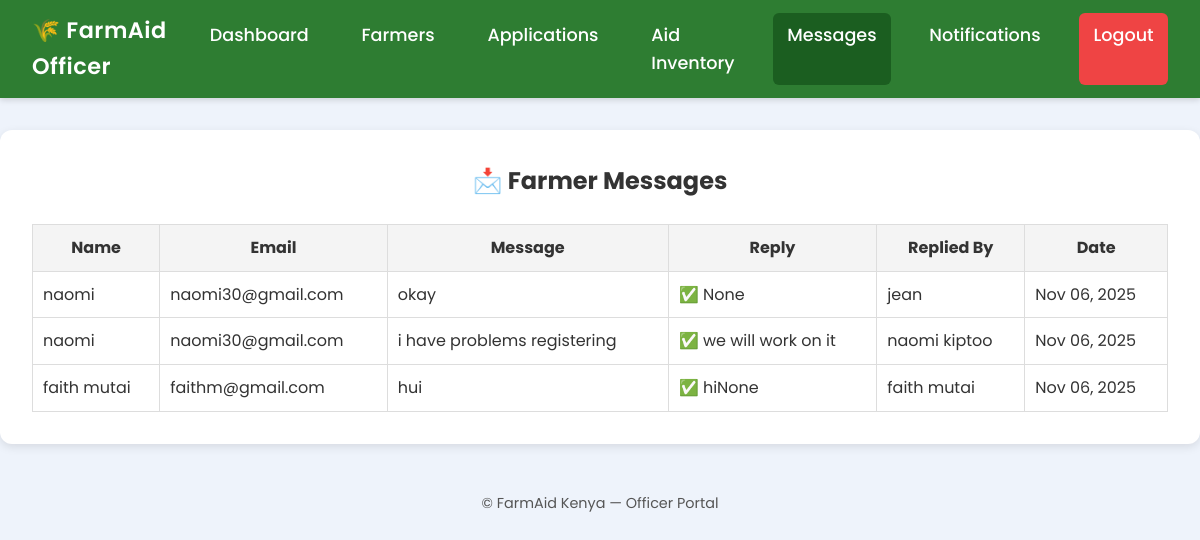
The app's page /officer/messages/ (signed in) with its own data.
### core/models.py (models this page shows, shortened)
class ContactMessage(models.Model):
    name = models.CharField(max_length=100)
    email = models.EmailField()
    message = models.TextField()
    created_at = models.DateTimeField(auto_now_add=True)
    reply = models.TextField(blank=True, null=True)
    replied_by = models.ForeignKey(
        settings.AUTH_USER_MODEL,
        null=True,
        blank=True,
        on_delete=models.SET_NULL,
        related_name="replied_messages"
    )
    replied_at = models.DateTimeField(null=True, blank=True)
    is_reply_seen = models.BooleanField(default=False)

class User(AbstractUser):
    is_officer = models.BooleanField(default=False)
    def __str__(self):
        return self.username

### core/views.py (the view)
# urls.py: path('officer/messages/', views.view_messages, name='view_messages'),
@login_required
def view_messages(request):
    if request.user.is_officer or request.user.is_staff:
        messages_list = ContactMessage.objects.all().order_by("-created_at")
    else:
        messages_list = ContactMessage.objects.filter(email=request.user.email)
    return render(request, "officer/view_messages.html", {"messages_list": messages_list})

### core/templates/officer/view_messages.html
{% extends "base_officer.html" %}
{% load static %}
{% block content %}
<link rel="stylesheet" href="{% static 'core/css/styles.css' %}">
<div class="officer-container">
  <h2>📩 Farmer Messages</h2>
  {% if messages_list %}
  <table class="officer-table">
    <thead>
      <tr>
        <th>Name</th>
        <th>Email</th>
        <th>Message</th>
        <th>Reply</th>
        <th>Replied By</th>
        <th>Date</th>
      </tr>
    </thead>
    <tbody>
      {% for msg in messages_list %}
      <tr>
        <td>{{ msg.name }}</td>
        <td>{{ msg.email }}</td>
        <td>{{ msg.message }}</td>
        <td>
          {% if msg.reply %}
            ✅ {{ msg.reply }}
          {% else %}
            <a href="{% url 'reply_message' msg.id %}" class="btn">Reply</a>
          {% endif %}
        </td>
        <td>{{ msg.replied_by }}</td>
        <td>{{ msg.created_at|date:"M d, Y" }}</td>
      </tr>
      {% endfor %}
    </tbody>
  </table>
  {% else %}
  <p>No messages yet.</p>
  {% endif %}
</div>
{% endblock %}

### core/static/core/css/styles.css (style rules this page uses)
* { margin: 0; padding: 0; box-sizing: border-box; }
body { margin: 0; font-family: "Segoe UI", Tahoma, Geneva, Verdana, sans-serif; color: #333; line-height: 1.6; background-color: #f9f9f9; }
h1, h2, h3 { font-weight: bold; margin-bottom: 15px; color: #000; }
body { background-color: #f8faf8; font-family: "Poppins", sans-serif; color: #333; }
h2 { font-weight: 600; color: #0d0d0e; text-align: center; margin-bottom: 20px; }
h2 { text-align: center; font-weight: bold; color: #2c3e50; }
body { background-color: #f5f9ff; font-family: "Poppins", sans-serif; margin: 0; padding: 0; }
h2, h3 { text-align: center; color: #333; margin-bottom: 1.5rem; }
body { background-color: #f3f7fc; font-family: "Poppins", sans-serif; }
body { background-color: #eef3fb; font-family: "Poppins", sans-serif; }
.officer-table { width: 100%; border-collapse: collapse; margin-top: 1rem; }
.officer-table th, .officer-table td { padding: 10px; border: 1px solid #ddd; }
.officer-table th { background: #f4f4f4; }

### records on screen
ContactMessage: name "naomi", email "naomi30@gmail.com", message "okay", reply "None", replied_by "jean", created_at "Nov 06, 2025"
ContactMessage: name "naomi", email "naomi30@gmail.com", message "i have problems registering", reply "we will work on it", replied_by "naomi kiptoo", created_at "Nov 06, 2025"
ContactMessage: name "faith mutai", email "faithm@gmail.com", message "hui", reply "hiNone", replied_by "faith mutai", created_at "Nov 06, 2025"
